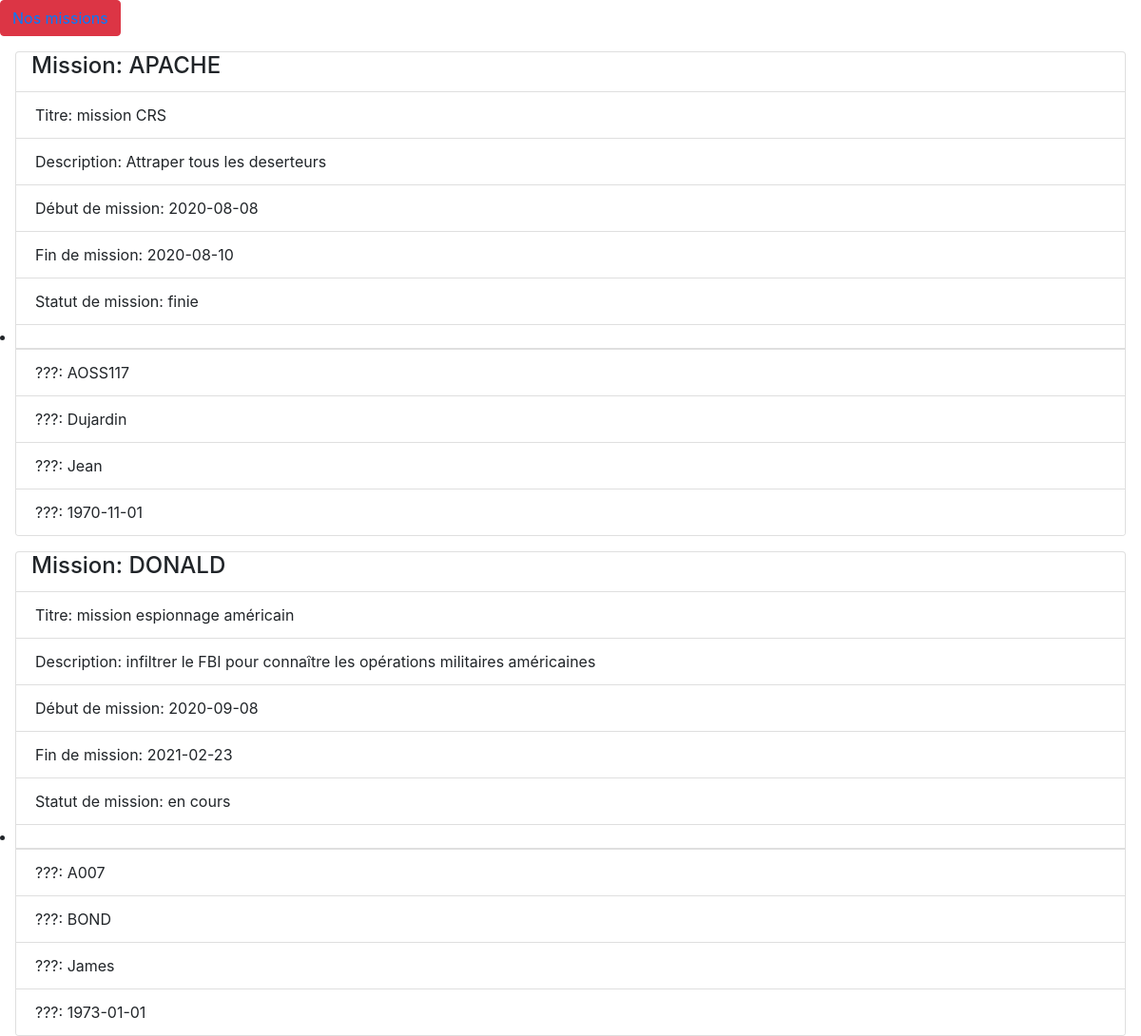
The app's page /fiche-mission.php with its own data.
### tables this page shows
CREATE TABLE missions (
    code_mission VARCHAR(255),
    titre_mission VARCHAR (60),
    descriptions VARCHAR(255),
    date_debut_mission DATE,
    date_fin_mission DATE,
    code_pays VARCHAR(255),
    libelle_mission VARCHAR(255),
    libelle_statut VARCHAR(255),
    CONSTRAINT PK_code_mission PRIMARY KEY (code_mission),
    CONSTRAINT FK_missions_pays FOREIGN KEY (code_pays) REFERENCES pays (code_pays) ON DELETE CASCADE ON UPDATE CASCADE,
    CONSTRAINT FK_missions_type_missioins FOREIGN KEY (libelle_mission) REFERENCES type_missions (libelle_mission) ON DELETE CASCADE ON UPDATE CASCADE,
    CONSTRAINT FK_missions_statut_missions FOREIGN KEY (libelle_statut) REFERENCES statut_missions (libelle_statut) ON DELETE CASCADE ON UPDATE CASCADE
    
);

CREATE TABLE agents (
    code_agent VARCHAR(255),
    nom_agent VARCHAR (60),
    prenom_agent VARCHAR (60),
    date_naissance_agent DATE,
    code_pays VARCHAR(255),
    CONSTRAINT PK_code_agent PRIMARY KEY (code_agent),
    CONSTRAINT FK_agents_pays FOREIGN KEY (code_pays) REFERENCES pays (code_pays) ON DELETE CASCADE ON UPDATE CASCADE
);

### Manager/DBManager.php (called while the page is built)
<?php
class DBManager {
    private $connexion;
    public function __construct()
    {
        try
		{
			$this->connexion = new PDO("mysql:host=localhost:3307;dbname=catalogue_top_secret;port=82;charset=utf8mb4", "root", "abcd");
		}
		catch(Exception $e)
		{
			echo "meow";
		};
    }
    public function getConnexion() {
        return $this->connexion;
    }
}

### Manager/MissionManager.php (called while the page is built, shortened)
<?php
require './Manager/DBManager.php';
require './Model/Mission.php';
require './Model/Agent.php';
class MissionManager extends DBManager{
	public function getWithAgentsByCode($code = NULL) {
		if (is_null($code) || $code == '') {
			$q = "SELECT missions.*, code_agent, nom_agent, prenom_agent, date_naissance_agent FROM missions, agents WHERE missions.code_pays = agents.code_pays";
		}
		else {
			$q = "SELECT missions.*, code_agent, nom_agent, prenom_agent, date_naissance_agent FROM missions, agents WHERE missions.code_pays = agents.code_pays		AND code_mission  = '{$code}'";
		}
        $stmt = $this->getConnexion()->query($q);
		$result = array();
		while($row = $stmt->fetch()) {
            $mission = new Mission();
            $mission->setcodeMission($row['code_mission']);
            $mission->settitreMission($row['titre_mission']);
            $mission->setdescriptionMission($row['descriptions']);
            $mission->setdateDebutMission($row['date_debut_mission']);
            $mission->setdateFinMission($row['date_fin_mission']);
            $mission->setlibelleStatutMission($row['libelle_statut']);
			$agent = new Agent();
			$agent->setcodeAgent($row['code_agent']);
			$agent->setnomAgent($row['nom_agent']);
			$agent->setprenomAgent($row['prenom_agent']);
			$agent->setdateNaissanceAgent($row['date_naissance_agent']);
            array_push($result, array('mission' => $mission, 'agent' => $agent));
        }
        return $result;
    }
}

### Model/Mission.php (called while the page is built, shortened)
<?php
class Mission {
    private $codeMission;
    private $titreMission;
    private $descriptionMission;
    private $dateDebutMission;
    private $dateFinMission;
    private $libelleStatutMission;
    public function getcodeMission() {
        return $this->codeMission;
    }
    public function setcodeMission($codeMission) {
        $this->codeMission = $codeMission;
    }
    public function gettitreMission() {
        return $this->titreMission;
    }
    public function settitreMission($titreMission) {
        $this->titreMission = $titreMission;
    }
    public function getdescriptionMission() {
        return $this->descriptionMission;
    }
    public function setdescriptionMission($descriptionMission) {
        $this->descriptionMission = $descriptionMission;
    }
    public function getdateDebutMission() {
        return $this->dateDebutMission;
    }
    public function setdateDebutMission($dateDebutMission) {
        $this->dateDebutMission = $dateDebutMission;
    }
    public function getdateFinMission() {
        return $this->dateFinMission;
    }
    public function setdateFinMission($dateFinMission) {
        $this->dateFinMission = $dateFinMission;
    }
    public function getlibelleStatutMission() {
        return $this->libelleStatutMission;
    }
    public function setlibelleStatutMission($libelleStatutMission) {
        $this->libelleStatutMission = $libelleStatutMission;
    }
}

### Model/Agent.php (called while the page is built, shortened)
<?php
class Agent {
    public function getcodeAgent() {
        return $this->code_agent;
    }
    public function setcodeAgent($codeAgent) {
        $this->code_agent = $codeAgent;
    }
    public function setnomAgent($nomAgent) {
        $this->nom_agent = $nomAgent;
    }
    public function getnomAgent() {
        return $this->nom_agent;
    }
    public function setprenomAgent($prenomAgent) {
        $this->prenom_agent = $prenomAgent;
    }
    public function getprenomAgent() {
        return $this->prenom_agent;
    }
    public function setdateNaissanceAgent($dateNaissanceAgent) {
        $this->date_naissance_agent = $dateNaissanceAgent;
    }
    public function getdateNaissanceAgent() {
        return $this->date_naissance_agent;
    }
}

### fiche-mission.php (the view, shortened to what this page needs)
<?php
    require './Manager/MissionManager.php';
    $missionManager = new MissionManager();
    $info = $missionManager->getWithAgentsByCode(array_key_exists('code', $_GET) ? $_GET['code'] : null);
?>
<!DOCTYPE html>
<html lang="en">
<head>
    <link rel="stylesheet" href="https://stackpath.bootstrapcdn.com/bootstrap/4.5.0/css/bootstrap.min.css">
    <link rel="stylesheet" href="index.css">
</head>
<body>
    <button type="button" class="btn btn-danger" aria-haspopup="true">
        <a href="index-php.php">Nos missions</a>
    </button>
    <?php foreach ($info as $row)
        {
		$mission = $row['mission'];
		$agent = $row['agent'];
    ?>
        <div class="card mt-3 mb-3 mr-3 ml-3">
            <div class="card-block">
            <h4 class="card-title ml-3">Mission: <?= $mission->getcodeMission(); ?></h4>
        </div>
            <ul class="list-group list-group-flush">
                <li class="list-group-item">Titre: <?= $mission->gettitreMission(); ?></li>
                <li class="list-group-item">Description: <?= $mission->getdescriptionMission(); ?></li>
                <li class="list-group-item">Début de mission: <?= $mission->getdateDebutMission(); ?></li>
                <li class="list-group-item">Fin de mission: <?= $mission->getdateFinMission(); ?></li>
                <li class="list-group-item">Statut de mission: <?= $mission->getlibelleStatutMission(); ?><li>
            </ul>
            <ul class="list-group list-group-flush">
                <li class="list-group-item">???: <?= $agent->getcodeAgent(); ?></li>
                <li class="list-group-item">???: <?= $agent->getnomAgent(); ?></li>
                <li class="list-group-item">???: <?= $agent->getprenomAgent(); ?></li>
                <li class="list-group-item">???: <?= $agent->getdateNaissanceAgent(); ?></li>
            </ul>
        </div>
    <?php
        }
    ?>
</body>
</html>

### index.css (style rules this page uses)
html, body, header, .view { height: 100%; }

### records on screen
missions: code_mission "APACHE", titre_mission "mission CRS", descriptions "Attraper tous les deserteurs", date_debut_mission "2020-08-08", date_fin_mission "2020-08-10", libelle_statut "finie", agents.code_agent "AOSS117", agents.nom_agent "Dujardin", agents.prenom_agent "Jean", agents.date_naissance_agent "1970-11-01"
missions: code_mission "DONALD", titre_mission "mission espionnage américain", descriptions "infiltrer le FBI pour connaître les opérations militaires américaines", date_debut_mission "2020-09-08", date_fin_mission "2021-02-23", libelle_statut "en cours", agents.code_agent "A007", agents.nom_agent "BOND", agents.prenom_agent "James", agents.date_naissance_agent "1973-01-01"
